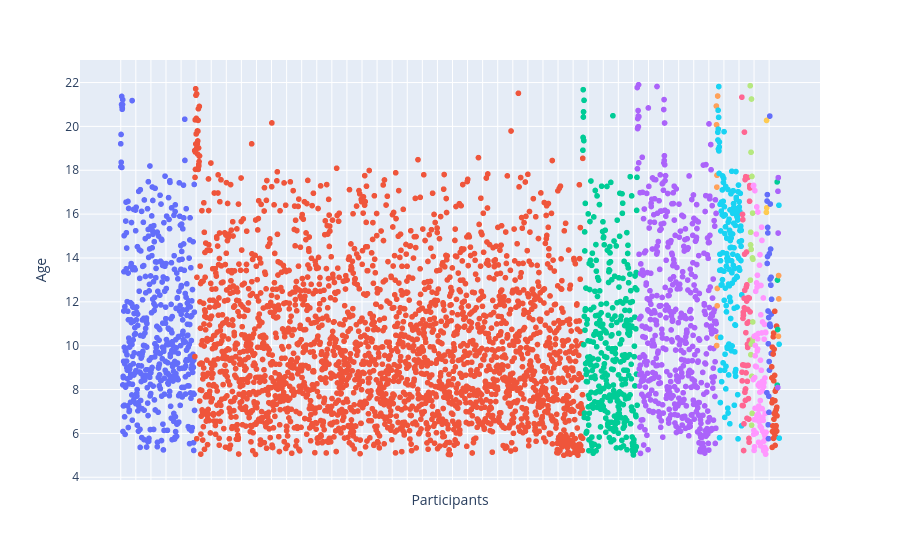

The code cell stored with this chart in its notebook:
### Code cell
fig = px.scatter(df, x="Identifiers", y="Age", color="DX_01_Cat",
                hover_name="DX_01_Cat", log_x=False, size_max=60) # size="Age"
fig.update_layout(showlegend=False)
fig.update_xaxes(showticklabels=False, title='Participants')
fig.show()

### Figure 1 — Plotly figure (JSON) as saved in the notebook; plotly's stock layout.template omitted (floating-point values rounded to 4 significant figures; data arrays with more than 128 entries replaced by an {"elided": "..."} marker saying what was removed)
{"data": [{"hovertemplate": "<b>%{hovertext}</b><br><br>DX_01_Cat=Anxiety Disorders<br>Identifiers=%{x}<br>Age=%{y}<extra></extra>", "hovertext": {"elided": "461 str values"}, "legendgroup": "Anxiety Disorders", "marker": {"color": "#636efa", "symbol": "circle"}, "mode": "markers", "name": "Anxiety Disorders", "showlegend": true, "type": "scattergl", "x": {"elided": "461 str values"}, "xaxis": "x", "y": {"elided": "461 float values"}, "yaxis": "y"}, {"hovertemplate": "<b>%{hovertext}</b><br><br>DX_01_Cat=Neurodevelopmental Disorders<br>Identifiers=%{x}<br>Age=%{y}<extra></extra>", "hovertext": {"elided": "2420 str values"}, "legendgroup": "Neurodevelopmental Disorders", "marker": {"color": "#EF553B", "symbol": "circle"}, "mode": "markers", "name": "Neurodevelopmental Disorders", "showlegend": true, "type": "scattergl", "x": {"elided": "2420 str values"}, "xaxis": "x", "y": {"elided": "2420 float values"}, "yaxis": "y"}, {"hovertemplate": "<b>%{hovertext}</b><br><br>DX_01_Cat=No Diagnosis Given<br>Identifiers=%{x}<br>Age=%{y}<extra></extra>", "hovertext": {"elided": "339 str values"}, "legendgroup": "No Diagnosis Given", "marker": {"color": "#00cc96", "symbol": "circle"}, "mode": "markers", "name": "No Diagnosis Given", "showlegend": true, "type": "scattergl", "x": {"elided": "339 str values"}, "xaxis": "x", "y": {"elided": "339 float values"}, "yaxis": "y"}, {"hovertemplate": "<b>%{hovertext}</b><br><br>DX_01_Cat=No Diagnosis Given: Incomplete Eval<br>Identifiers=%{x}<br>Age=%{y}<extra></extra>", "hovertext": {"elided": "493 str values"}, "legendgroup": "No Diagnosis Given: Incomplete Eval", "marker": {"color": "#ab63fa", "symbol": "circle"}, "mode": "markers", "name": "No Diagnosis Given: Incomplete Eval", "showlegend": true, "type": "scattergl", "x": {"elided": "493 str values"}, "xaxis": "x", "y": {"elided": "493 float values"}, "yaxis": "y"}, {"hovertemplate": "<b>%{hovertext}</b><br><br>DX_01_Cat=Bipolar and Related Disorders<br>Identifiers=%{x}<br>Age=%{y}<extra></extra>", "hovertext": ["Bipolar and Related Disorders", "Bipolar and Related Disorders", "Bipolar and Related Disorders", "Bipolar and Related Disorders", "Bipolar and Related Disorders", "Bipolar and Related Disorders", "Bipolar and Related Disorders", "Bipolar and Related Disorders", "Bipolar and Related Disorders"], "legendgroup": "Bipolar and Related Disorders", "marker": {"color": "#FFA15A", "symbol": "circle"}, "mode": "markers", "name": "Bipolar and Related Disorders", "showlegend": true, "type": "scattergl", "x": ["NDAREZ098ZPE", "NDARFA737TG6", "NDARBD566RRW", "NDARCP642KML", "NDARCU633GCZ", "NDARUM797TFA", "NDARXH654EPQ", "NDARYA496WZD", "NDARET069PKN"], "xaxis": "x", "y": [20.93, 20.07, 10.01, 17.23, 17.77, 11.82, 12.61, 10.39, 21.38], "yaxis": "y"}, {"hovertemplate": "<b>%{hovertext}</b><br><br>DX_01_Cat=Depressive Disorders<br>Identifiers=%{x}<br>Age=%{y}<extra></extra>", "hovertext": {"elided": "150 str values"}, "legendgroup": "Depressive Disorders", "marker": {"color": "#19d3f3", "symbol": "circle"}, "mode": "markers", "name": "Depressive Disorders", "showlegend": true, "type": "scattergl", "x": {"elided": "150 str values"}, "xaxis": "x", "y": {"elided": "150 float values"}, "yaxis": "y"}, {"hovertemplate": "<b>%{hovertext}</b><br><br>DX_01_Cat=Trauma and Stressor Related Disorders<br>Identifiers=%{x}<br>Age=%{y}<extra></extra>", "hovertext": ["Trauma and Stressor Related Disorders", "Trauma and Stressor Related Disorders", "Trauma and Stressor Related Disorders", "Trauma and Stressor Related Disorders", "Trauma and Stressor Related Disorders", "Trauma and Stressor Related Disorders", "Trauma and Stressor Related Disorders", "Trauma and Stressor Related Disorders", "Trauma and Stressor Related Disorders", "Trauma and Stressor Related Disorders", "Trauma and Stressor Related Disorders", "Trauma and Stressor Related Disorders", "Trauma and Stressor Related Disorders", "Trauma and Stressor Related Disorders", "Trauma and Stressor Related Disorders", "Trauma and Stressor Related Disorders", "Trauma and Stressor Related Disorders", "Trauma and Stressor Related Disorders", "Trauma and Stressor Related Disorders", "Trauma and Stressor Related Disorders", "Trauma and Stressor Related Disorders", "Trauma and Stressor Related Disorders", "Trauma and Stressor Related Disorders", "Trauma and Stressor Related Disorders", "Trauma and Stressor Related Disorders", "Trauma and Stressor Related Disorders", "Trauma and Stressor Related Disorders", "Trauma and Stressor Related Disorders", "Trauma and Stressor Related Disorders", "Trauma and Stressor Related Disorders", "Trauma and Stressor Related Disorders", "Trauma and Stressor Related Disorders", "Trauma and Stressor Related Disorders", "Trauma and Stressor Related Disorders", "Trauma and Stressor Related Disorders", "Trauma and Stressor Related Disorders", "Trauma and Stressor Related Disorders", "Trauma and Stressor Related Disorders", "Trauma and Stressor Related Disorders", "Trauma and Stressor Related Disorders", "Trauma and Stressor Related Disorders", "Trauma and Stressor Related Disorders", "Trauma and Stressor Related Disorders", "Trauma and Stressor Related Disorders", "Trauma and Stressor Related Disorders", "Trauma and Stressor Related Disorders", "Trauma and Stressor Related Disorders", "Trauma and Stressor Related Disorders", "Trauma and Stressor Related Disorders", "Trauma and Stressor Related Disorders", "Trauma and Stressor Related Disorders", "Trauma and Stressor Related Disorders"], "legendgroup": "Trauma and Stressor Related Disorders", "marker": {"color": "#FF6692", "symbol": "circle"}, "mode": "markers", "name": "Trauma and Stressor Related Disorders", "showlegend": true, "type": "scattergl", "x": ["NDARML926NEG", "NDARBD347AG0", "NDARCB504PGG", "NDARCH628LKW", "NDARDT499DWP", "NDAREN999ERM", "NDARER970AEF", "NDARFF070XHV", "NDARGJ878ZP4", "NDARGL963HU4", "NDARHC083LM6", "NDARHK526BY1", "NDARHL358LGQ", "NDARHM421JUP", "NDARHT019ER6", "NDARHX739YBW", "NDARHZ413DZL", "NDARJM759GYH", "NDARJT606WGQ", "NDARKC452YVR", "NDARKK000PNQ", "NDARKP053GCC", "NDARLD990NH4", "NDARLG027HUK", "NDARLR083PKF", "NDARMA629XDR", "NDARMT064WBB", "NDARMT898BME", "NDARMV247HRA", "NDARNN624AMU", "NDARPF395NV5", "NDARPK237YHD", "NDARPL598MVU", "NDARRH725XYA", "NDARRK457MBX", "NDARTA808DEQ", "NDARTF833WXB", "NDARTK667PGK", "NDARTM826GNP", "NDARUK658FMU", "NDARVA563PV1", "NDARVC964LX0", "NDARVG761NR2", "NDARVJ504DAA", "NDARVJ685ZW5", "NDARVL729TT5", "NDARWM527PRT", "NDARWT449PUN", "NDARWV470ATB", "NDARZB377WZJ", "NDARZJ587UZU", "NDARNN368BDH"], "xaxis": "x", "y": [21.33, 8.792, 8.396, 7.273, 15.99, 9.124, 15.75, 11.25, 7.268, 11.52, 11.39, 5.219, 9.118, 6.438, 12.16, 11.73, 19.74, 14.17, 12.52, 7.875, 17.57, 7.991, 7.506, 8.026, 17.71, 10.59, 8.76, 12.67, 9.094, 14.27, 12.03, 12.78, 6.687, 11.02, 8.374, 10.06, 9.92, 11.65, 17.67, 9.102, 12.19, 7.586, 11.08, 6.649, 5.77, 5.598, 12.17, 10.24, 16.59, 17.3, 17.19, 11.54], "yaxis": "y"}, {"hovertemplate": "<b>%{hovertext}</b><br><br>DX_01_Cat=Other Conditions That May Be a Focus of Clinical Attention<br>Identifiers=%{x}<br>Age=%{y}<extra></extra>", "hovertext": ["Other Conditions That May Be a Focus of Clinical Attention", "Other Conditions That May Be a Focus of Clinical Attention", "Other Conditions That May Be a Focus of Clinical Attention", "Other Conditions That May Be a Focus of Clinical Attention", "Other Conditions That May Be a Focus of Clinical Attention", "Other Conditions That May Be a Focus of Clinical Attention", "Other Conditions That May Be a Focus of Clinical Attention", "Other Conditions That May Be a Focus of Clinical Attention", "Other Conditions That May Be a Focus of Clinical Attention", "Other Conditions That May Be a Focus of Clinical Attention", "Other Conditions That May Be a Focus of Clinical Attention", "Other Conditions That May Be a Focus of Clinical Attention", "Other Conditions That May Be a Focus of Clinical Attention", "Other Conditions That May Be a Focus of Clinical Attention", "Other Conditions That May Be a Focus of Clinical Attention", "Other Conditions That May Be a Focus of Clinical Attention", "Other Conditions That May Be a Focus of Clinical Attention", "Other Conditions That May Be a Focus of Clinical Attention", "Other Conditions That May Be a Focus of Clinical Attention"], "legendgroup": "Other Conditions That May Be a Focus of Clinical Attention", "marker": {"color": "#B6E880", "symbol": "circle"}, "mode": "markers", "name": "Other Conditions That May Be a Focus of Clinical Attention", "showlegend": true, "type": "scattergl", "x": ["NDARTG762KJC", "NDARAL897CYV", "NDARDJ204EPU", "NDARDZ946KVL", "NDARED628HMQ", "NDARGB060TAM", "NDARGV440YK7", "NDARKH944KVE", "NDARKN520GGD", "NDARKX265YX7", "NDARKZ949UAL", "NDARRV941EAC", "NDARTL667CCG", "NDARUD776KFT", "NDARVC246ZY8", "NDARWP732GD1", "NDARYB743WWX", "NDARZF170TZ0", "NDARTM712HBD"], "xaxis": "x", "y": [21.85, 12.99, 14.6, 15.17, 9.59, 18.82, 14.39, 10.07, 21.25, 6.373, 8.604, 17.72, 6.911, 10.14, 14.0, 16.04, 11.08, 13.94, 10.33], "yaxis": "y"}, {"hovertemplate": "<b>%{hovertext}</b><br><br>DX_01_Cat=Disruptive, Impulse Control and Conduct Disorders<br>Identifiers=%{x}<br>Age=%{y}<extra></extra>", "hovertext": ["Disruptive, Impulse Control and Conduct Disorders", "Disruptive, Impulse Control and Conduct Disorders", "Disruptive, Impulse Control and Conduct Disorders", "Disruptive, Impulse Control and Conduct Disorders", "Disruptive, Impulse Control and Conduct Disorders", "Disruptive, Impulse Control and Conduct Disorders", "Disruptive, Impulse Control and Conduct Disorders", "Disruptive, Impulse Control and Conduct Disorders", "Disruptive, Impulse Control and Conduct Disorders", "Disruptive, Impulse Control and Conduct Disorders", "Disruptive, Impulse Control and Conduct Disorders", "Disruptive, Impulse Control and Conduct Disorders", "Disruptive, Impulse Control and Conduct Disorders", "Disruptive, Impulse Control and Conduct Disorders", "Disruptive, Impulse Control and Conduct Disorders", "Disruptive, Impulse Control and Conduct Disorders", "Disruptive, Impulse Control and Conduct Disorders", "Disruptive, Impulse Control and Conduct Disorders", "Disruptive, Impulse Control and Conduct Disorders", "Disruptive, Impulse Control and Conduct Disorders", "Disruptive, Impulse Control and Conduct Disorders", "Disruptive, Impulse Control and Conduct Disorders", "Disruptive, Impulse Control and Conduct Disorders", "Disruptive, Impulse Control and Conduct Disorders", "Disruptive, Impulse Control and Conduct Disorders", "Disruptive, Impulse Control and Conduct Disorders", "Disruptive, Impulse Control and Conduct Disorders", "Disruptive, Impulse Control and Conduct Disorders", "Disruptive, Impulse Control and Conduct Disorders", "Disruptive, Impulse Control and Conduct Disorders", "Disruptive, Impulse Control and Conduct Disorders", "Disruptive, Impulse Control and Conduct Disorders", "Disruptive, Impulse Control and Conduct Disorders", "Disruptive, Impulse Control and Conduct Disorders", "Disruptive, Impulse Control and Conduct Disorders", "Disruptive, Impulse Control and Conduct Disorders", "Disruptive, Impulse Control and Conduct Disorders", "Disruptive, Impulse Control and Conduct Disorders", "Disruptive, Impulse Control and Conduct Disorders", "Disruptive, Impulse Control and Conduct Disorders", "Disruptive, Impulse Control and Conduct Disorders", "Disruptive, Impulse Control and Conduct Disorders", "Disruptive, Impulse Control and Conduct Disorders", "Disruptive, Impulse Control and Conduct Disorders", "Disruptive, Impulse Control and Conduct Disorders", "Disruptive, Impulse Control and Conduct Disorders", "Disruptive, Impulse Control and Conduct Disorders", "Disruptive, Impulse Control and Conduct Disorders", "Disruptive, Impulse Control and Conduct Disorders", "Disruptive, Impulse Control and Conduct Disorders", "Disruptive, Impulse Control and Conduct Disorders", "Disruptive, Impulse Control and Conduct Disorders", "Disruptive, Impulse Control and Conduct Disorders", "Disruptive, Impulse Control and Conduct Disorders", "Disruptive, Impulse Control and Conduct Disorders", "Disruptive, Impulse Control and Conduct Disorders", "Disruptive, Impulse Control and Conduct Disorders", "Disruptive, Impulse Control and Conduct Disorders", "Disruptive, Impulse Control and Conduct Disorders", "Disruptive, Impulse Control and Conduct Disorders", "Disruptive, Impulse Control and Conduct Disorders", "Disruptive, Impulse Control and Conduct Disorders", "Disruptive, Impulse Control and Conduct Disorders", "Disruptive, Impulse Control and Conduct Disorders", "Disruptive, Impulse Control and Conduct Disorders", "Disruptive, Impulse Control and Conduct Disorders", "Disruptive, Impulse Control and Conduct Disorders", "Disruptive, Impulse Control and Conduct Disorders", "Disruptive, Impulse Control and Conduct Disorders", "Disruptive, Impulse Control and Conduct Disorders", "Disruptive, Impulse Control and Conduct Disorders", "Disruptive, Impulse Control and Conduct Disorders", "Disruptive, Impulse Control and Conduct Disorders", "Disruptive, Impulse Control and Conduct Disorders", "Disruptive, Impulse Control and Conduct Disorders", "Disruptive, Impulse Control and Conduct Disorders", "Disruptive, Impulse Control and Conduct Disorders", "Disruptive, Impulse Control and Conduct Disorders", "Disruptive, Impulse Control and Conduct Disorders", "Disruptive, Impulse Control and Conduct Disorders", "Disruptive, Impulse Control and Conduct Disorders", "Disruptive, Impulse Control and Conduct Disorders"], "legendgroup": "Disruptive, Impulse Control and Conduct Disorders", "marker": {"color": "#FF97FF", "symbol": "circle"}, "mode": "markers", "name": "Disruptive, Impulse Control and Conduct Disorders", "showlegend": true, "type": "scattergl", "x": ["NDARAB977GFB", "NDARBF805EHN", "NDARBT607PZL", "NDARBW262RV7", "NDARCM826PV9", "NDARCT301RK9", "NDARCW611MK5", "NDARDV204BYM", "NDARDY702MJ3", "NDAREV617HAP", "NDAREV621ABM", "NDAREX091KUR", "NDARFA804ZLW", "NDARFC286KV1", "NDARFX508WPN", "NDARFY612EMR", "NDARGC170UK2", "NDARGC559LN8", "NDARGH425GB9", "NDARGY580WWL", "NDARHC453LC1", "NDARHN212TT6", "NDARHP176DPE", "NDARJX421FWR", "NDARKE331EHD", "NDARKK969JLV", "NDARKZ634RVX", "NDARLE417FRX", "NDARLG386ABK", "NDARMT703JGP", "NDARMU589LP6", "NDARNH766CU7", "NDARNL599TMZ", "NDARNM147CG2", "NDARNM708YTF", "NDARNU137XR4", "NDARNW687HMZ", "NDARPG134TF1", "NDARPJ832WL6", "NDARPU897CM5", "NDARPV502DZ2", "NDARPX838GCD", "NDARRH344TL7", "NDARRM467NP2", "NDARRY097FUT", "NDARTD925CTP", "NDARTH433TE0", "NDARTK878GZK", "NDARTX012JHM", "NDARUK588UY6", "NDARUR009YJM", "NDARUT142RT3", "NDARUV263YB5", "NDARUY825AKX", "NDARVB897AH1", "NDARVM741LKK", "NDARVV704MND", "NDARVX185WX2", "NDARWM654UTC", "NDARWP634RZL", "NDARYA675XXA", "NDARYE521RDA", "NDARYX551LBY", "NDARZH366BF8", "NDARZH699ZET", "NDARZH930XTP", "NDARAX346KH7", "NDARFW130NGG", "NDARGM638CCA", "NDARJT523MV7", "NDARCT119UKU", "NDARDB759DHF", "NDARET332CTB", "NDARJE530VRG", "NDARLV046ETD", "NDARMD567YYM", "NDARMW299ZAB", "NDARNF994TPA", "NDARRZ173ALZ", "NDARTT242GNN", "NDARWX418UXX", "NDARXC878WB2"], "xaxis": "x", "y": [8.456, 17.28, 17.31, 5.956, 6.137, 5.223, 10.43, 6.629, 5.389, 8.547, 17.07, 7.144, 9.537, 10.01, 9.063, 12.48, 10.47, 6.63, 6.017, 15.09, 9.033, 12.87, 16.33, 6.818, 12.67, 9.762, 13.21, 9.847, 10.31, 16.09, 6.887, 8.204, 10.56, 5.595, 7.243, 7.106, 8.157, 6.537, 8.281, 13.67, 8.267, 7.878, 14.15, 6.331, 7.497, 9.337, 5.436, 11.41, 12.75, 6.736, 8.877, 6.249, 15.4, 10.58, 14.8, 7.131, 8.368, 7.941, 11.08, 6.093, 6.72, 5.351, 6.591, 12.18, 8.124, 5.209, 5.646, 8.316, 10.3, 5.989, 10.97, 5.92, 5.362, 8.527, 6.912, 5.819, 10.62, 5.053, 10.6, 5.275, 6.054, 5.764], "yaxis": "y"}, {"hovertemplate": "<b>%{hovertext}</b><br><br>DX_01_Cat=Substance Related and Addictive Disorders<br>Identifiers=%{x}<br>Age=%{y}<extra></extra>", "hovertext": ["Substance Related and Addictive Disorders", "Substance Related and Addictive Disorders", "Substance Related and Addictive Disorders"], "legendgroup": "Substance Related and Addictive Disorders", "marker": {"color": "#FECB52", "symbol": "circle"}, "mode": "markers", "name": "Substance Related and Addictive Disorders", "showlegend": true, "type": "scattergl", "x": ["NDARAV945MCQ", "NDARHB803UT9", "NDARZX745YLZ"], "xaxis": "x", "y": [16.08, 20.27, 16.29], "yaxis": "y"}, {"hovertemplate": "<b>%{hovertext}</b><br><br>DX_01_Cat=Obsessive Compulsive and Related Disorders<br>Identifiers=%{x}<br>Age=%{y}<extra></extra>", "hovertext": ["Obsessive Compulsive and Related Disorders", "Obsessive Compulsive and Related Disorders", "Obsessive Compulsive and Related Disorders", "Obsessive Compulsive and Related Disorders", "Obsessive Compulsive and Related Disorders", "Obsessive Compulsive and Related Disorders", "Obsessive Compulsive and Related Disorders", "Obsessive Compulsive and Related Disorders", "Obsessive Compulsive and Related Disorders", "Obsessive Compulsive and Related Disorders", "Obsessive Compulsive and Related Disorders", "Obsessive Compulsive and Related Disorders", "Obsessive Compulsive and Related Disorders", "Obsessive Compulsive and Related Disorders", "Obsessive Compulsive and Related Disorders", "Obsessive Compulsive and Related Disorders", "Obsessive Compulsive and Related Disorders", "Obsessive Compulsive and Related Disorders", "Obsessive Compulsive and Related Disorders", "Obsessive Compulsive and Related Disorders", "Obsessive Compulsive and Related Disorders", "Obsessive Compulsive and Related Disorders", "Obsessive Compulsive and Related Disorders", "Obsessive Compulsive and Related Disorders", "Obsessive Compulsive and Related Disorders", "Obsessive Compulsive and Related Disorders", "Obsessive Compulsive and Related Disorders", "Obsessive Compulsive and Related Disorders", "Obsessive Compulsive and Related Disorders", "Obsessive Compulsive and Related Disorders"], "legendgroup": "Obsessive Compulsive and Related Disorders", "marker": {"color": "#636efa", "symbol": "circle"}, "mode": "markers", "name": "Obsessive Compulsive and Related Disorders", "showlegend": true, "type": "scattergl", "x": ["NDARBF293YRB", "NDARBK669XJQ", "NDARBU730PN8", "NDARCJ433TCG", "NDARCP057XJB", "NDARDA573XGG", "NDARDL305BT8", "NDARDZ425JVB", "NDARFA815FXE", "NDARFP503KJF", "NDARHU910KZC", "NDARJF027UGB", "NDARJK147LNJ", "NDARJL861WTP", "NDARJM239GN4", "NDARKL637YBF", "NDARMC473UHD", "NDARMJ849UKD", "NDARPE424GZZ", "NDARPV535ZUB", "NDARVC518NWG", "NDARVD685RRJ", "NDARVV095CTT", "NDARXF890FLA", "NDARYL438DCK", "NDARZD099KWW", "NDARZZ830JM7", "NDARMV198XGY", "NDARCJ108KNZ", "NDARMT791WDH"], "xaxis": "x", "y": [7.856, 16.6, 13.75, 16.89, 14.07, 15.39, 15.14, 11.58, 6.394, 10.09, 5.762, 11.28, 7.695, 6.961, 9.277, 14.19, 8.883, 10.93, 20.47, 10.99, 13.04, 16.46, 10.88, 14.41, 12.77, 12.76, 13.12, 9.647, 11.44, 12.12], "yaxis": "y"}, {"hovertemplate": "<b>%{hovertext}</b><br><br>DX_01_Cat=Elimination Disorders<br>Identifiers=%{x}<br>Age=%{y}<extra></extra>", "hovertext": ["Elimination Disorders", "Elimination Disorders", "Elimination Disorders", "Elimination Disorders", "Elimination Disorders", "Elimination Disorders", "Elimination Disorders", "Elimination Disorders", "Elimination Disorders", "Elimination Disorders", "Elimination Disorders", "Elimination Disorders", "Elimination Disorders", "Elimination Disorders", "Elimination Disorders", "Elimination Disorders", "Elimination Disorders", "Elimination Disorders", "Elimination Disorders", "Elimination Disorders", "Elimination Disorders", "Elimination Disorders", "Elimination Disorders", "Elimination Disorders", "Elimination Disorders", "Elimination Disorders", "Elimination Disorders", "Elimination Disorders", "Elimination Disorders", "Elimination Disorders", "Elimination Disorders", "Elimination Disorders", "Elimination Disorders", "Elimination Disorders"], "legendgroup": "Elimination Disorders", "marker": {"color": "#EF553B", "symbol": "circle"}, "mode": "markers", "name": "Elimination Disorders", "showlegend": true, "type": "scattergl", "x": ["NDARCX462NVA", "NDARDA665DRH", "NDARDZ266KET", "NDAREM887YY8", "NDAREU591YYA", "NDAREW531JV9", "NDARFR426KVH", "NDARFV686LHH", "NDARGB998HX3", "NDARHE283KZN", "NDARJK085PZL", "NDARJW685KBA", "NDARKC993YWF", "NDARKM941XLL", "NDARLM713ZAM", "NDARNE196LV0", "NDARNP836NUY", "NDARNV094DMP", "NDARPD891BX3", "NDARPZ019KKN", "NDARRX084UML", "NDARTB003FDD", "NDARTU280GKF", "NDARTV107XD4", "NDARUJ744NEU", "NDARVB04TJA", "NDARVY366HWJ", "NDARWA570DNL", "NDARWL758PAM", "NDARXC826NW7", "NDARZE685UJ5", "NDARNC405WJA", "NDARRK431RX8", "NDARZK746XJ3"], "xaxis": "x", "y": [9.036, 8.533, 7.397, 5.363, 9.935, 6.087, 7.525, 6.339, 6.342, 9.619, 10.41, 5.773, 10.57, 8.398, 6.649, 9.839, 6.903, 5.984, 8.645, 11.57, 7.493, 5.453, 7.925, 6.996, 5.849, 6.142, 6.293, 6.353, 7.087, 8.029, 10.89, 6.102, 7.193, 6.802], "yaxis": "y"}, {"hovertemplate": "<b>%{hovertext}</b><br><br>DX_01_Cat=Neurocognitive Disorders<br>Identifiers=%{x}<br>Age=%{y}<extra></extra>", "hovertext": ["Neurocognitive Disorders", "Neurocognitive Disorders", "Neurocognitive Disorders", "Neurocognitive Disorders"], "legendgroup": "Neurocognitive Disorders", "marker": {"color": "#00cc96", "symbol": "circle"}, "mode": "markers", "name": "Neurocognitive Disorders", "showlegend": true, "type": "scattergl", "x": ["NDARDG929LYJ", "NDARJT615WM7", "NDARNC922JEK", "NDARUT136EUY"], "xaxis": "x", "y": [17.47, 8.199, 12.99, 10.74], "yaxis": "y"}, {"hovertemplate": "<b>%{hovertext}</b><br><br>DX_01_Cat=Schizophrenia Spectrum and other Psychotic Disorders<br>Identifiers=%{x}<br>Age=%{y}<extra></extra>", "hovertext": ["Schizophrenia Spectrum and other Psychotic Disorders", "Schizophrenia Spectrum and other Psychotic Disorders", "Schizophrenia Spectrum and other Psychotic Disorders", "Schizophrenia Spectrum and other Psychotic Disorders"], "legendgroup": "Schizophrenia Spectrum and other Psychotic Disorders", "marker": {"color": "#ab63fa", "symbol": "circle"}, "mode": "markers", "name": "Schizophrenia Spectrum and other Psychotic Disorders", "showlegend": true, "type": "scattergl", "x": ["NDARER840MKU", "NDARUJ646APQ", "NDARXY938XY7", "NDARZU401RCU"], "xaxis": "x", "y": [8.091, 17.04, 15.14, 17.66], "yaxis": "y"}, {"hovertemplate": "<b>%{hovertext}</b><br><br>DX_01_Cat=Feeding and Eating Disorders<br>Identifiers=%{x}<br>Age=%{y}<extra></extra>", "hovertext": ["Feeding and Eating Disorders", "Feeding and Eating Disorders", "Feeding and Eating Disorders"], "legendgroup": "Feeding and Eating Disorders", "marker": {"color": "#FFA15A", "symbol": "circle"}, "mode": "markers", "name": "Feeding and Eating Disorders", "showlegend": true, "type": "scattergl", "x": ["NDARGU271CPG", "NDARHD276TYX", "NDARHR690ZAM"], "xaxis": "x", "y": [10.43, 13.2, 12.13], "yaxis": "y"}, {"hovertemplate": "<b>%{hovertext}</b><br><br>DX_01_Cat=Gender Dysphoria<br>Identifiers=%{x}<br>Age=%{y}<extra></extra>", "hovertext": ["Gender Dysphoria", "Gender Dysphoria", "Gender Dysphoria"], "legendgroup": "Gender Dysphoria", "marker": {"color": "#19d3f3", "symbol": "circle"}, "mode": "markers", "name": "Gender Dysphoria", "showlegend": true, "type": "scattergl", "x": ["NDARAR335FZH", "NDARPB967KU7", "NDARTR811WH9"], "xaxis": "x", "y": [16.4, 10.07, 5.784], "yaxis": "y"}], "layout": {"legend": {"title": {"text": "DX_01_Cat"}, "tracegroupgap": 0}, "margin": {"t": 60}, "showlegend": false, "xaxis": {"anchor": "y", "domain": [0, 1], "showticklabels": false, "title": {"text": "Participants"}}, "yaxis": {"anchor": "x", "domain": [0, 1], "title": {"text": "Age"}}}}
